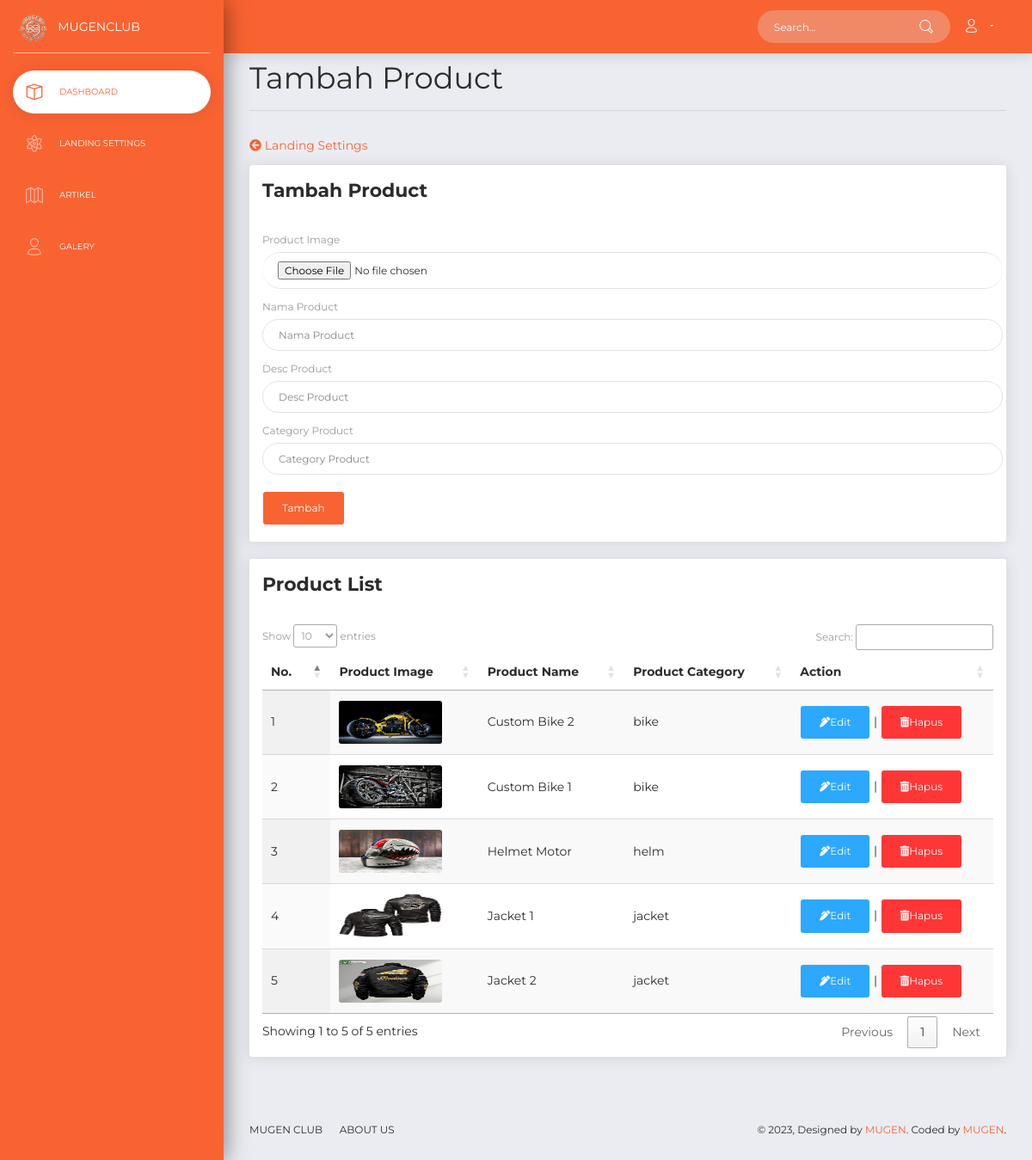
The page /examples/admin.php?p=tambah_product on the database its author committed.
### tables this page shows
CREATE TABLE `home` (
  `id` bigint(20) NOT NULL,
  `logo_brand` varchar(50) NOT NULL,
  `home_title` varchar(50) NOT NULL,
  `home_description` varchar(50) NOT NULL,
  `img` varchar(255) NOT NULL
);

CREATE TABLE `product` (
  `id` bigint(20) NOT NULL,
  `img` varchar(255) NOT NULL,
  `name_product` varchar(50) NOT NULL,
  `desc_product` varchar(50) NOT NULL,
  `cat_product` varchar(255) NOT NULL
);

### examples/tambah_product.php (the view, shortened to what this page needs)
<div class="content">
  <div class="row">
    <div class="col-lg-12">
      <h2>Tambah Product <hr></h3>
    </div>
  </div>
  <div class="row">
    <div class="col-lg-4">
    <a href="admin.php?p=landing"><i class="fas fa-arrow-circle-left mb-3"></i> Landing Settings</a>
    </div>
  </div>
  <div class="row">
          <div class="col-lg-12">
            <div class="card">
              <div class="card-header">
                <h5 class="title">Tambah Product</h5>
              </div>
              <div class="card-body">
                <form action="tambah_product_act.php" method="POST" enctype="multipart/form-data">
                  <div class="row">
<div class="col-lg-12">
                    <label>Product Image</label>
                    </div>
                    <div class="col-lg-12 pr-1">
                    <div class="input-group">
                    <input type="file" class="form-control" name="img" id="customFile">
                            </div>
                    </div>
                  <div class="col-lg-12 pr-1">
                      <div class="form-group">
                        <label>Nama Product</label>
                        <input type="text" name="name_product" class="form-control" placeholder="Nama Product">
                      </div>
                    </div>
                    <div class="col-lg-12 pr-1">
                      <div class="form-group">
                        <label>Desc Product</label>
                        <input type="text" name="desc_product" class="form-control" placeholder="Desc Product">
                      </div>
                    </div>
                    <div class="col-lg-12 pr-1">
                      <div class="form-group">
                        <label>Category Product</label>
                        <input type="text" name="cat_product" class="form-control" placeholder="Category Product">
                      </div>
                    </div>
                  </div>
                  <div class="row">
                    <div class="col-lg-12 pr-1">
                      <button type="submit" class="btn btn-primary">Tambah</button>
                    </div>
                  </div>
                </form>
        </div>
        </div>
              </div>
            </div>
            <div class="content">
  <div class="row">
          <div class="col-lg-12">
            <div class="card">
              <div class="card-header">
                <h5 class="title">Product List</h5>
              </div>
              <div class="card-body">
              <table id="example" class="display" style="width:100%">
        <thead>
            <tr>
                <th>No.</th>
                <th>Product Image</th>
                <th>Product Name</th>
                <th>Product Category</th>
                <th>Action</th>
            </tr>
        </thead>
        <tbody>
            <?php
            $data = mysqli_query($conn, "SELECT * FROM product");
            $no = 1;
            while ($tampil = mysqli_fetch_array ($data))
            {
            ?>
            <tr>
                <td><?= $no++; ?></td>
                <td><img style="height:50px;" width="120px" src="../assets/img/upload/<?php echo $tampil["img"];?>" alt=""></td>
                <td><?= $tampil['name_product'];?></td>
                <td><?= $tampil['cat_product'];?></td>
                <td><a href="admin.php?p=ganti_product&id=<?= $tampil['id'];?>" type="button" class="btn btn-info"><i class="fas fa-pen-alt"> </i>Edit</a> | <a href="hapus_product.php?id=<?= $tampil['id']; ?>" type="button" class="btn btn-danger"><i class="fas fa-trash-alt"> </i>Hapus</a></td>
            </tr>
            <?php }?>
        </tbody>
    </table>
        </div>
        </div>
              </div>
            </div>
            </div>

### examples/header.php (shortened to what this page needs)
<!DOCTYPE html>
<html lang="en">
<head>
  <link rel="stylesheet" href="https://use.fontawesome.com/releases/v5.7.1/css/all.css">
  <link href="../assets/css/bootstrap.min.css" rel="stylesheet" />
  <link href="../assets/css/now-ui-dashboard.css?v=1.5.0" rel="stylesheet" />
  <link href="../assets/demo/demo.css" rel="stylesheet" />
  <link rel="stylesheet" href="https://cdn.datatables.net/1.13.6/css/jquery.dataTables.min.css">
</head>
<body class="">
  <div class="wrapper ">
    <div class="sidebar" data-color="orange">
      <div class="logo">
      <?php
$query = mysqli_query($conn, "SELECT * FROM home WHERE id = '1'");
$brand = mysqli_fetch_all($query, MYSQLI_ASSOC);
?>
        <?php foreach($brand as $logo_brand) : ?>
        <a href="http://www.creative-tim.com" class="simple-text logo-mini">
          <img src="<?= BASE_URL?>assets/img/landing/logo.gif" alt="">
        </a><?php endforeach ?>
        <a href="http://www.creative-tim.com" class="simple-text logo-normal">
          <?= TITLE?>
        </a>
      </div>
      <div class="sidebar-wrapper" id="sidebar-wrapper">
        <ul class="nav">
          <li class="active ">
            <a href="./admin.php?p=dashboard">
              <i class="now-ui-icons design_app"></i>
              <p>Dashboard</p>
            </a>
          </li>
          <li>
            <a href="./admin.php?p=landing">
              <i class="now-ui-icons education_atom"></i>
              <p>Landing Settings</p>
            </a>
          </li>
          <li>
            <a href="./admin.php?p=tambah_artikel">
              <i class="now-ui-icons location_map-big"></i>
              <p>Artikel</p>
            </a>
          </li>
          <li>
            <a href="./admin.php?p=tambah_gallery">
              <i class="now-ui-icons users_single-02"></i>
              <p>Galery</p>
            </a>
          </li>
        </ul>
      </div>
    </div>
    <div class="main-panel" id="main-panel">
      <nav class="navbar navbar-expand-lg  bg-primary  navbar-absolute">
        <div class="container-fluid">
          <div class="collapse navbar-collapse justify-content-end" id="navigation">
            <form>
              <div class="input-group no-border">
                <input type="text" value="" class="form-control" placeholder="Search...">
                <div class="input-group-append">
                  <div class="input-group-text">
                    <i class="now-ui-icons ui-1_zoom-bold"></i>
                  </div>
                </div>
              </div>
            </form>
            <ul class="navbar-nav">
              <li class="nav-item dropdown">
                <a class="nav-link dropdown-toggle" id="navbarDropdownMenuLink" data-toggle="dropdown" aria-haspopup="true" aria-expanded="false">
                <?= $_SESSION['nama_lengkap']; ?> <i class="now-ui-icons  users_single-02"></i>
                </a>
              </li>
            </ul>
          </div>
        </div>
      </nav>

### rows shown on the page
product: img (picture), name_product "Custom Bike 2", cat_product "bike"
product: img (picture), name_product "Custom Bike 1", cat_product "bike"
product: img (picture), name_product "Helmet Motor", cat_product "helm"
product: img (picture), name_product "Jacket 1", cat_product "jacket"
product: img (picture), name_product "Jacket 2", cat_product "jacket"

### other values the page prints
TITLE "MUGENCLUB"
